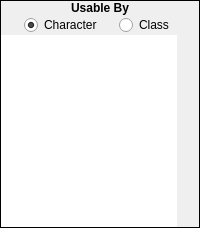
            <widget class="QFrame" name="frame_118">
             <property name="sizePolicy">
              <sizepolicy hsizetype="Fixed" vsizetype="Expanding">
               <horstretch>0</horstretch>
               <verstretch>0</verstretch>
              </sizepolicy>
             </property>
             <property name="focusPolicy">
              <enum>Qt::ClickFocus</enum>
             </property>
             <property name="frameShape">
              <enum>QFrame::Box</enum>
             </property>
             <property name="frameShadow">
              <enum>QFrame::Plain</enum>
             </property>
             <layout class="QVBoxLayout" name="verticalLayout_229">
              <property name="spacing">
               <number>0</number>
              </property>
              <property name="margin">
               <number>0</number>
              </property>
              <item>
               <widget class="QLabel" name="label_181">
                <property name="sizePolicy">
                 <sizepolicy hsizetype="Preferred" vsizetype="Fixed">
                  <horstretch>0</horstretch>
                  <verstretch>0</verstretch>
                 </sizepolicy>
                </property>
                <property name="font">
                 <font>
                  <weight>75</weight>
                  <bold>true</bold>
                 </font>
                </property>
                <property name="focusPolicy">
                 <enum>Qt::ClickFocus</enum>
                </property>
                <property name="text">
                 <string>Usable By</string>
                </property>
                <property name="alignment">
                 <set>Qt::AlignCenter</set>
                </property>
               </widget>
              </item>
              <item>
               <widget class="QWidget" name="widget_135" native="true">
                <property name="focusPolicy">
                 <enum>Qt::ClickFocus</enum>
                </property>
                <layout class="QVBoxLayout" name="verticalLayout_230">
                 <property name="spacing">
                  <number>0</number>
                 </property>
                 <property name="margin">
                  <number>0</number>
                 </property>
                 <item>
                  <widget class="QWidget" name="widget_136" native="true">
                   <property name="sizePolicy">
                    <sizepolicy hsizetype="Preferred" vsizetype="Fixed">
                     <horstretch>0</horstretch>
                     <verstretch>0</verstretch>
                    </sizepolicy>
                   </property>
                   <property name="focusPolicy">
                    <enum>Qt::ClickFocus</enum>
                   </property>
                   <layout class="QHBoxLayout" name="horizontalLayout_102">
                    <property name="spacing">
                     <number>0</number>
                    </property>
                    <property name="leftMargin">
                     <number>6</number>
                    </property>
                    <property name="topMargin">
                     <number>0</number>
                    </property>
                    <property name="rightMargin">
                     <number>6</number>
                    </property>
                    <property name="bottomMargin">
                     <number>0</number>
                    </property>
                    <item>
                     <widget class="QRadioButton" name="seed_rbUsableByCharacter">
                      <property name="sizePolicy">
                       <sizepolicy hsizetype="Fixed" vsizetype="Fixed">
                        <horstretch>0</horstretch>
                        <verstretch>0</verstretch>
                       </sizepolicy>
                      </property>
                      <property name="focusPolicy">
                       <enum>Qt::ClickFocus</enum>
                      </property>
                      <property name="text">
                       <string>Character</string>
                      </property>
                      <property name="checked">
                       <bool>true</bool>
                      </property>
                     </widget>
                    </item>
                    <item>
                     <widget class="QRadioButton" name="seed_rbUsableByClass">
                      <property name="sizePolicy">
                       <sizepolicy hsizetype="Fixed" vsizetype="Fixed">
                        <horstretch>0</horstretch>
                        <verstretch>0</verstretch>
                       </sizepolicy>
                      </property>
                      <property name="focusPolicy">
                       <enum>Qt::ClickFocus</enum>
                      </property>
                      <property name="text">
                       <string>Class</string>
                      </property>
                     </widget>
                    </item>
                   </layout>
                  </widget>
                 </item>
                 <item>
                  <widget class="QTableWidget" name="seed_twCharacterClassList">
                   <property name="sizePolicy">
                    <sizepolicy hsizetype="Fixed" vsizetype="Preferred">
                     <horstretch>0</horstretch>
                     <verstretch>0</verstretch>
                    </sizepolicy>
                   </property>
                   <property name="minimumSize">
                    <size>
                     <width>176</width>
                     <height>0</height>
                    </size>
                   </property>
                   <property name="maximumSize">
                    <size>
                     <width>176</width>
                     <height>16777215</height>
                    </size>
                   </property>
                   <property name="focusPolicy">
                    <enum>Qt::ClickFocus</enum>
                   </property>
                   <property name="frameShape">
                    <enum>QFrame::NoFrame</enum>
                   </property>
                   <property name="horizontalScrollBarPolicy">
                    <enum>Qt::ScrollBarAlwaysOff</enum>
                   </property>
                   <property name="editTriggers">
                    <set>QAbstractItemView::NoEditTriggers</set>
                   </property>
                   <property name="tabKeyNavigation">
                    <bool>false</bool>
                   </property>
                   <property name="selectionMode">
                    <enum>QAbstractItemView::NoSelection</enum>
                   </property>
                   <property name="verticalScrollMode">
                    <enum>QAbstractItemView::ScrollPerPixel</enum>
                   </property>
                   <property name="horizontalScrollMode">
                    <enum>QAbstractItemView::ScrollPerPixel</enum>
                   </property>
                   <property name="showGrid">
                    <bool>false</bool>
                   </property>
                   <property name="wordWrap">
                    <bool>false</bool>
                   </property>
                   <property name="cornerButtonEnabled">
                    <bool>false</bool>
                   </property>
                   <attribute name="horizontalHeaderVisible">
                    <bool>false</bool>
                   </attribute>
                   <attribute name="horizontalHeaderStretchLastSection">
                    <bool>true</bool>
                   </attribute>
                   <attribute name="verticalHeaderVisible">
                    <bool>false</bool>
                   </attribute>
                   <column>
                    <property name="text">
                     <string>New Column</string>
                    </property>
                   </column>
                  </widget>
                 </item>
                </layout>
               </widget>
              </item>
             </layout>
            </widget>
